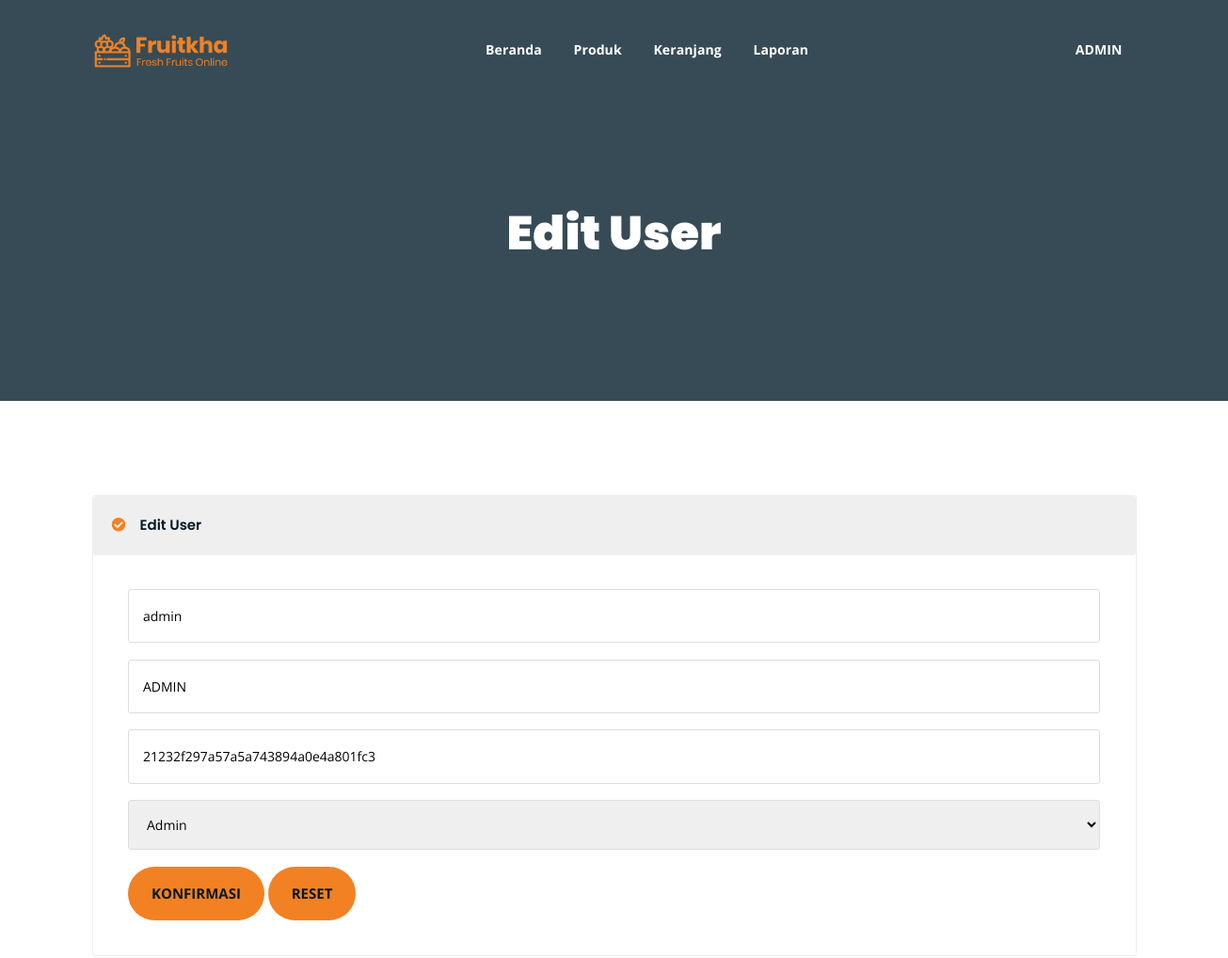
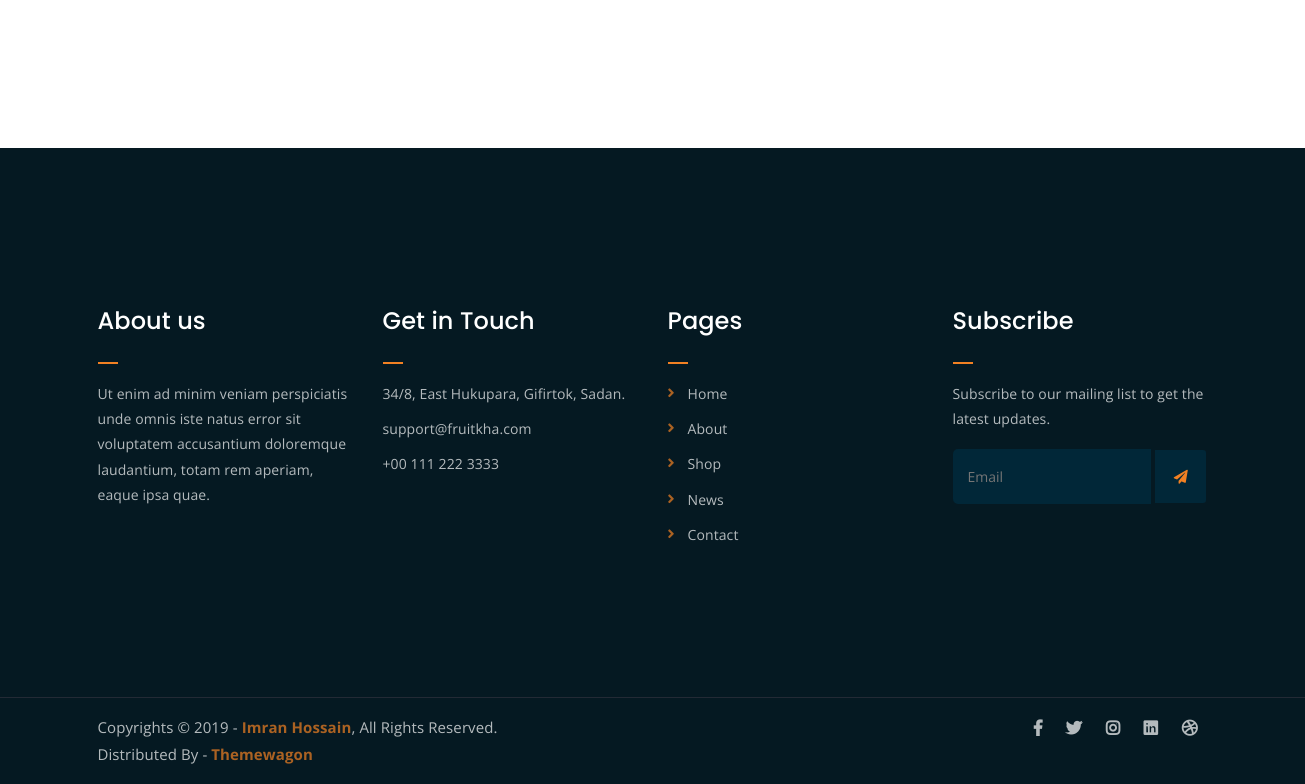
The page /admin/usredit.php?id=1 (signed in) on the database its author committed (2 pictures, top to bottom).
### tables this page shows
CREATE TABLE `user` (
  `id_user` tinyint NOT NULL,
  `username` varchar(30) NOT NULL,
  `password` varchar(35) NOT NULL,
  `nama` varchar(50) NOT NULL,
  `nip` varchar(25) NOT NULL,
  `admin` tinyint(1) NOT NULL
);

### admin/usredit.php (the view, shortened to what this page needs)
<?php
include 'include/config.php';
$id = $_GET['id'];
$result = mysqli_query($conn, "SELECT * FROM user WHERE id_user ='$id'");
$row = mysqli_fetch_array($result);
?>
<!DOCTYPE html>
<html lang="en">
<head>
	<link rel="stylesheet" href="assets/css/all.min.css">
	<link rel="stylesheet" href="assets/bootstrap/css/bootstrap.min.css">
	<link rel="stylesheet" href="assets/css/owl.carousel.css">
	<link rel="stylesheet" href="assets/css/magnific-popup.css">
	<link rel="stylesheet" href="assets/css/animate.css">
	<link rel="stylesheet" href="assets/css/meanmenu.min.css">
	<link rel="stylesheet" href="assets/css/main.css">
	<link rel="stylesheet" href="assets/css/responsive.css">
</head>
<body>
	<div class="top-header-area" id="sticker">
		<div class="container">
			<div class="row">
				<div class="col-lg-12 col-sm-12 text-center">
					<div class="main-menu-wrap">
						<div class="site-logo">
							<a href="index.html">
								<img src="assets/img/logo.png" alt="">
							</a>
						</div>
						<nav class="main-menu">
							<ul>
								<li><a href="beranda.php">Beranda</a></li>
								<li><a href="produk.php">Produk</a></li>
								<li><a href="keranjang.php">Keranjang</a></li>
								<li><a href="laporan.php">Laporan</a></li>
								<li><a href="#">
										<?php echo $_SESSION['nama']; ?>
									</a>
								</li>
							</ul>
						</nav>
					</div>
				</div>
			</div>
		</div>
	</div>
	<div class="breadcrumb-section breadcrumb-bg">
		<div class="container">
			<div class="row">
				<div class="col-lg-8 offset-lg-2 text-center">
					<div class="breadcrumb-text">
						<h1>Edit User</h1>
					</div>
				</div>
			</div>
		</div>
	</div>
	<div class="checkout-section mt-100 mb-150">
		<div class="container">
			<div class="checkout-accordion-wrap">
				<div class="accordion" id="accordionExample">
					<div class="card single-accordion">
						<div class="card-header" id="headingOne">
							<h5 class="mb-0">
								<button class="btn btn-link" type="button" data-toggle="collapse"
									data-target="#collapseOne" aria-expanded="true" aria-controls="collapseOne">
									Edit User
								</button>
							</h5>
						</div>
						<div id="collapseOne" class="collapse show" aria-labelledby="headingOne"
							data-parent="#accordionExample">
							<div class="card-body">
								<div class="billing-address-form">
									<form action="" method="POST">
										<p><input type="text" placeholder="Username" name="username" value="<?php echo $row['username']; ?>"></p>
										<p><input type="text" placeholder="nama" name="nama" value="<?php echo $row['nama']; ?>"></p>
										<p><input type="text" placeholder="Password" name="password" value="<?php echo $row['password']; ?>"></p>
										<p><select name="level">
												<option selected value="<?php echo $row['admin']; ?>"><?php echo ($row['admin'] == 1 ? "Admin" : "Kasir"); ?></option>
											</select></p>
										<input type="submit" value="Konfirmasi" name="submit">
										<input type="reset" value="Reset">
									</form>
								</div>
							</div>
						</div>
					</div>
				</div>
			</div>
		</div>
	</div>
	<div class="footer-area">
		<div class="container">
			<div class="row">
				<div class="col-lg-3 col-md-6">
					<div class="footer-box about-widget">
						<h2 class="widget-title">About us</h2>
						<p>Ut enim ad minim veniam perspiciatis unde omnis iste natus error sit voluptatem accusantium
							doloremque laudantium, totam rem aperiam, eaque ipsa quae.</p>
					</div>
				</div>
				<div class="col-lg-3 col-md-6">
					<div class="footer-box get-in-touch">
						<h2 class="widget-title">Get in Touch</h2>
						<ul>
							<li>34/8, East Hukupara, Gifirtok, Sadan.</li>
							<li>support@fruitkha.com</li>
							<li>+00 111 222 3333</li>
						</ul>
					</div>
				</div>
				<div class="col-lg-3 col-md-6">
					<div class="footer-box pages">
						<h2 class="widget-title">Pages</h2>
						<ul>
							<li><a href="index.html">Home</a></li>
							<li><a href="about.html">About</a></li>
							<li><a href="services.html">Shop</a></li>
							<li><a href="news.html">News</a></li>
							<li><a href="contact.html">Contact</a></li>
						</ul>
					</div>
				</div>
				<div class="col-lg-3 col-md-6">
					<div class="footer-box subscribe">
						<h2 class="widget-title">Subscribe</h2>
						<p>Subscribe to our mailing list to get the latest updates.</p>
						<form action="index.html">
							<input type="email" placeholder="Email">
							<button type="submit"><i class="fas fa-paper-plane"></i></button>
						</form>
					</div>
				</div>
			</div>
		</div>
	</div>
	<div class="copyright">
		<div class="container">
			<div class="row">
				<div class="col-lg-6 col-md-12">
					<p>Copyrights &copy; 2019 - <a href="https://imransdesign.com/">Imran Hossain</a>, All Rights
						Reserved.<br>
						Distributed By - <a href="https://themewagon.com/">Themewagon</a>
					</p>
				</div>
				<div class="col-lg-6 text-right col-md-12">
					<div class="social-icons">
						<ul>
							<li><a href="#" target="_blank"><i class="fab fa-facebook-f"></i></a></li>
							<li><a href="#" target="_blank"><i class="fab fa-twitter"></i></a></li>
							<li><a href="#" target="_blank"><i class="fab fa-instagram"></i></a></li>
							<li><a href="#" target="_blank"><i class="fab fa-linkedin"></i></a></li>
							<li><a href="#" target="_blank"><i class="fab fa-dribbble"></i></a></li>
						</ul>
					</div>
				</div>
			</div>
		</div>
	</div>
</body>
</html>

### rows shown on the page
user: username "admin", nama "ADMIN", password "21232f297a57a5a743894a0e4a801fc3", level "Admin"

### other values the page prints
$_SESSION['nama'] "ADMIN"
